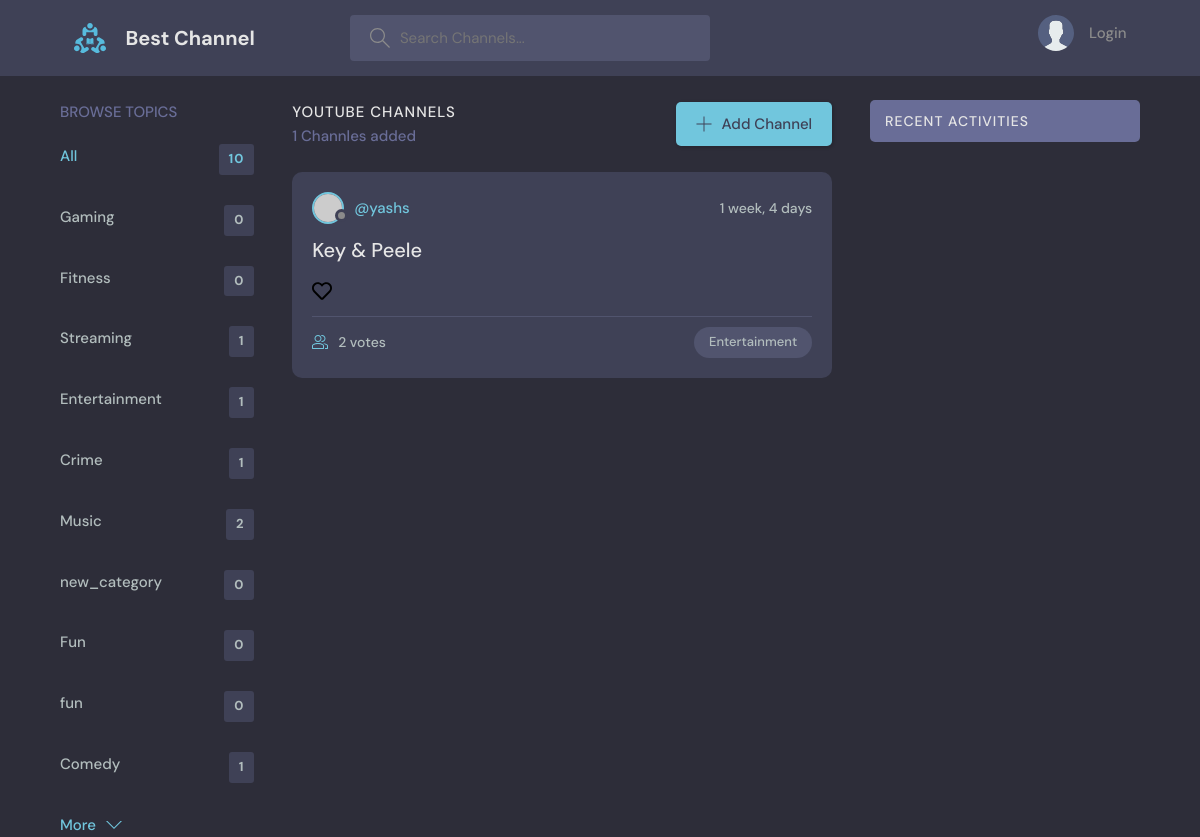
Page /?q=Entertainment on the committed database.
### base/models.py (models this page shows, shortened)
class Topic(models.Model):
    name = models.CharField(max_length=50)

class Room(models.Model):
    host = models.ForeignKey(User, on_delete=models.SET_NULL, null=True)
    topic = models.ForeignKey(Topic, on_delete=models.SET_NULL, null=True)
    name = models.CharField(max_length=200)
    link = models.CharField(max_length=500, default="Some Error Occured")
    voters = models.ManyToManyField(User, related_name="voters", blank=True)
    description = models.TextField(null=True, blank=True)
    updated = models.DateTimeField(auto_now=True)
    created = models.DateTimeField(auto_now_add=True)
    class Meta:
        ordering = ["-updated", "-created"]

### base/views.py (the view)
# urls.py: path("", views.home, name="home"),
def home(request):
    q = request.GET.get("q") if request.GET.get("q") != None else ""
    rooms = (
        Room.objects.filter(Q(topic__name__icontains=q) | Q(name__icontains=q))
        .annotate(v_count=Count("voters"))
        .order_by("-v_count", "-created", "-updated")[:7]
    )
    room_count = rooms.count()
    room_messages = Message.objects.filter(Q(room__topic__name__icontains=q))
    topics = Topic.objects.all()
    for room in rooms:
        if room.voters.filter(username=request.user.username).exists():
            room.voted = True
        else:
            room.voted = False
    context = {
        "rooms": rooms,
        "topics": topics,
        "room_count": room_count,
        "room_messages": room_messages,
    }
    return render(request, "base/home.html", context)

### base/templates/base/home.html (shortened to what this page needs)
{% extends 'main.html' %}
{%block content%}
<main class="layout layout--3">
  <div class="container">
    {% include 'base/topics_component.html' %}
    <div class="roomList">
      <div class="roomList__header">
        <div>
          <h2>YouTube Channels</h2>
          <p>{{rooms.count}} Channles added</p>
        </div>
        <a class="btn btn--main" href="{% url 'create-room' %}">
          <svg version="1.1" xmlns="http://www.w3.org/2000/svg" width="32" height="32" viewBox="0 0 32 32">
            <title>add</title>
            <path
              d="M16.943 0.943h-1.885v14.115h-14.115v1.885h14.115v14.115h1.885v-14.115h14.115v-1.885h-14.115v-14.115z">
            </path>
          </svg>
          Add Channel
        </a>
      </div>
      {% include 'base/feed_component.html' %}
    </div>
    {%include 'base/activity_component.html'%}
  </div>
</main>
{% endblock %}

### base/templates/base/topics_component.html
<div class="topics">
    <div class="topics__header">
        <h2>Browse Topics</h2>
    </div>
    <ul class="topics__list">
        <li>
            <a href="{%url 'home' %}" class="active">All <span>{{topics.count}}</span></a>
        </li>
        {%for topic in topics%}
        <li>
            <a href="{%url 'home' %}?q={{topic.name}}">{{topic.name}} <span>{{topic.room_set.all.count}}</span></a>
        </li>
        {%endfor%}
    </ul>
    <a class="btn btn--link" href="topics.html">
        More
        <svg version="1.1" xmlns="http://www.w3.org/2000/svg" width="32" height="32" viewBox="0 0 32 32">
            <title>chevron-down</title>
            <path d="M16 21l-13-13h-3l16 16 16-16h-3l-13 13z"></path>
        </svg>
    </a>
</div>

### base/templates/base/feed_component.html (shortened to what this page needs)
{% load static %}
{% for room in rooms %}
<div class="roomListRoom">
    <div class="roomListRoom__header">
        <a href="{% url 'user-profile' room.host.id %}" class="roomListRoom__author">
            <div class="avatar avatar--small">
                <img src="https://randomuser.me/api/portraits/women/11.jpg" />
            </div>
            <span>@{{room.host.username}}</span>
        </a>
        <div class="roomListRoom__actions">
            <span>{{room.created | timesince}}</span>
        </div>
    </div>
    <div class="roomListRoom__content">
        <a href="{% url 'room' room.id %}">{{room.name}}</a>
        {% if room.voted %}
        <a href="{% url 'unvote-room' room.id%}" class="header__logo like__button">
            <img src="{%static 'images/heart-solid.svg'%}" />
        </a>
        {% else %}
        <a href="{% url 'upvote-room' room.id%}" class="header__logo like__button">
            <img src="{%static 'images/heart-regular.svg'%}" />
        </a>
        {% endif %}
    </div>
    <div class="roomListRoom__meta">
        <a href="{% url 'room' room.id %}" class="roomListRoom__joined">
            {{room.v_count}} votes
        </a>
        <p class="roomListRoom__topic">{{room.topic.name}}</p>
    </div>
</div>
{% endfor %}

### rows in the picture
Topic: name "Gaming", room_set.all.count "0"
Topic: name "Fitness", room_set.all.count "0"
Topic: name "Streaming", room_set.all.count "1"
Topic: name "Entertainment", room_set.all.count "1"
Topic: name "Crime", room_set.all.count "1"
Topic: name "Music", room_set.all.count "2"
Topic: name "new_category", room_set.all.count "0"
Topic: name "Fun", room_set.all.count "0"
Topic: name "fun", room_set.all.count "0"
Topic: name "Comedy", room_set.all.count "1"
Room: host.username "yashs", created "1 week, 4 days", name "Key & Peele", v_count "2", topic.name "Entertainment"

### other values in the picture
{{ topics.count }} "10"
{{ rooms.count }} "1"
